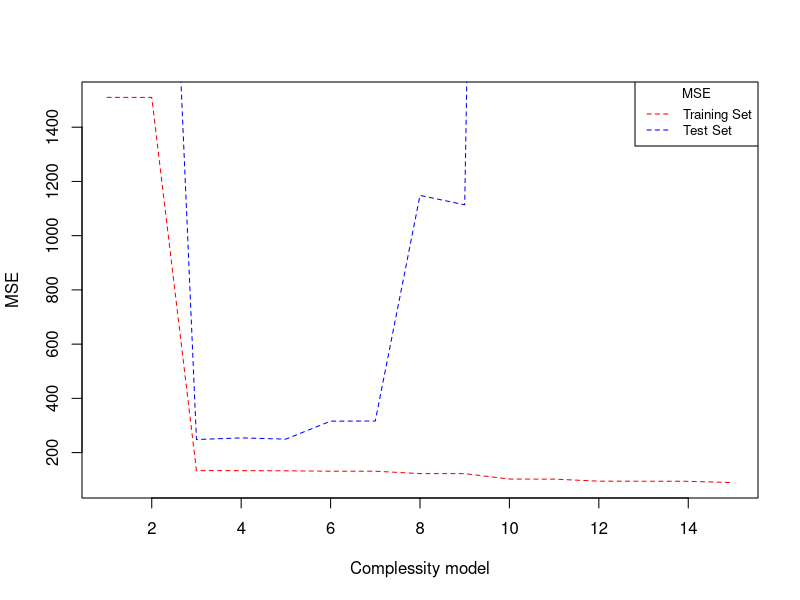

Generate this figure with R:
#esercizio slide: Introduction to MASL
#impostatione dei parametri del modello 
n = 1000
nsim = 15
sigma = 2
split = round(n*0.7)
b0 = -1 # intercetta del modello
b1 = 2 # coefficiente di reg per X1
b2 = 1 # coefficiente di reg l'interazione tra X1 e X2
#fine impostazione dei parametri

# generazione dei dati e del modello
set.seed(42)
X1 = rnorm(n, sd = 2)
X2 = rnorm(n, sd = 2)
eps = rnorm(n)
Y = -1+2*X1^3+(X1)^2*X2+eps
X = data.frame("Y"= Y, "X1" = X1, "X2" = X2 )
X = X[sample(nrow(X),nrow(X)),] #permuta i dati
# fine generazione

#split dei dati
training = data.frame("Y"=Y[seq(from = 1, to = split)], "X1"=X1[seq(from = 1, to = split)]
                      ,"X2"=X2[seq(from = 1, to = split)])
test = data.frame("Y"=Y[seq(from = split+1, to = length(X1))], "X1"= X1[seq(from = split+1, to = length(X1))]
                  ,"X2"=X2[seq(from = split+1, to = length(X1))])
#fine split data

#stima del modello con i dati di training e calcolo del MSE
mseTraining = c()
mseTest = c()
for (i in 1:nsim) {
  myMod = lm(Y~poly(X1, degree = i, raw = TRUE)+X1*X2, data = training)
  mseTraining[i] = mean(myMod$residuals^2)
  mseTest[i] = mean((test$Y-predict.lm(myMod, test))^2)
}
#fine

#plotting 
plot(1:nsim, mseTraining, type="l", pch=19, col="red", lty= 2,
     xlab="Complessity model", ylab="MSE")
lines(1:nsim, mseTest, pch=19, col="blue", type="l", lty=2)
legend("topright", legend=c("Training Set", "Test Set"),
       col=c("red", "blue"), lty=c(2,2), cex=0.8, title = "MSE")

